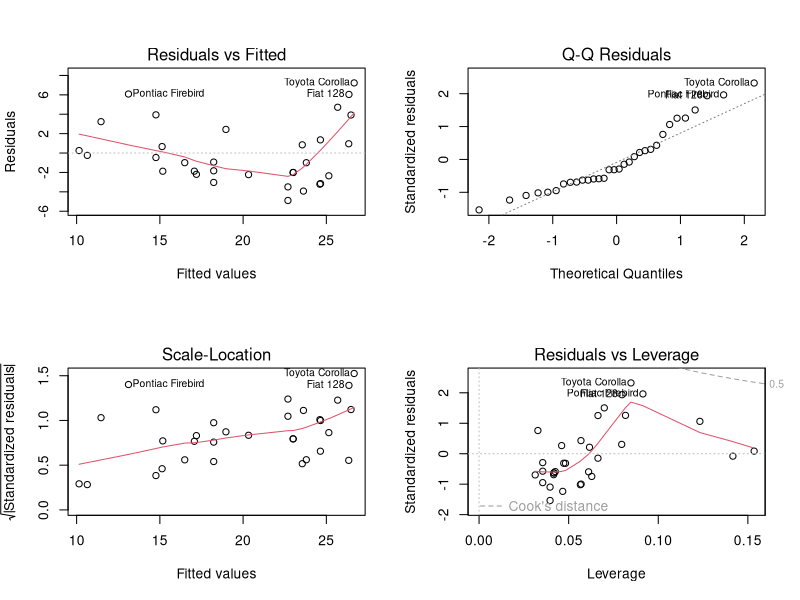
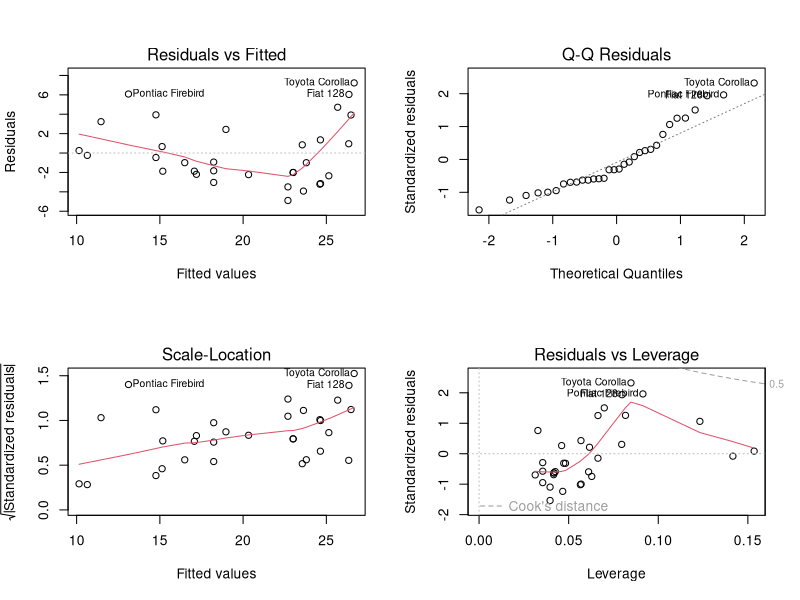
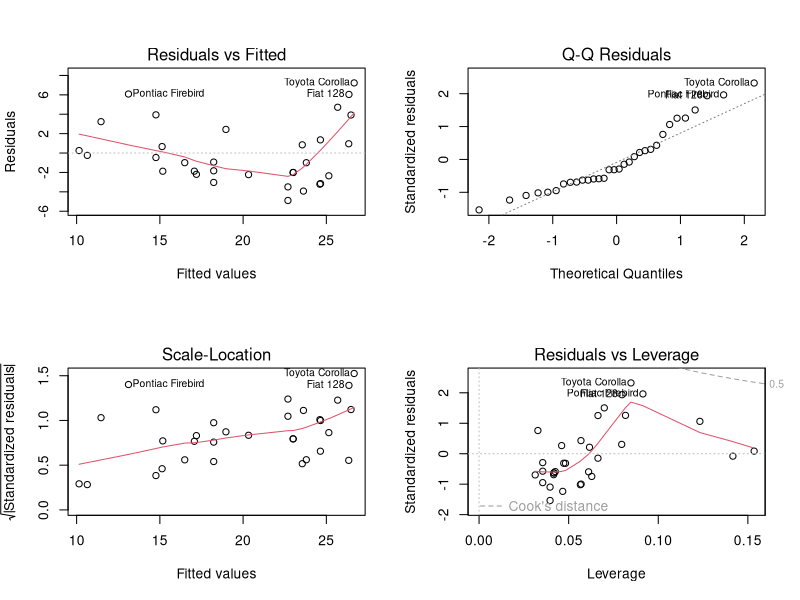
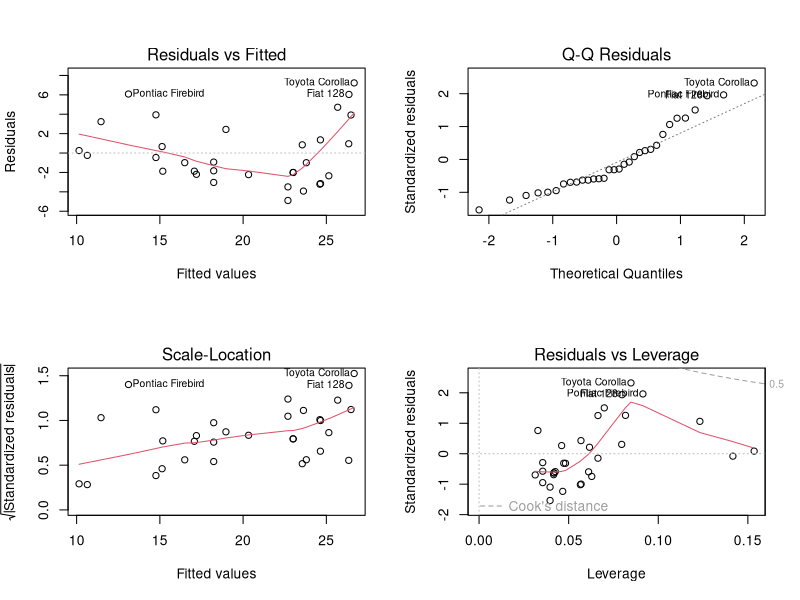
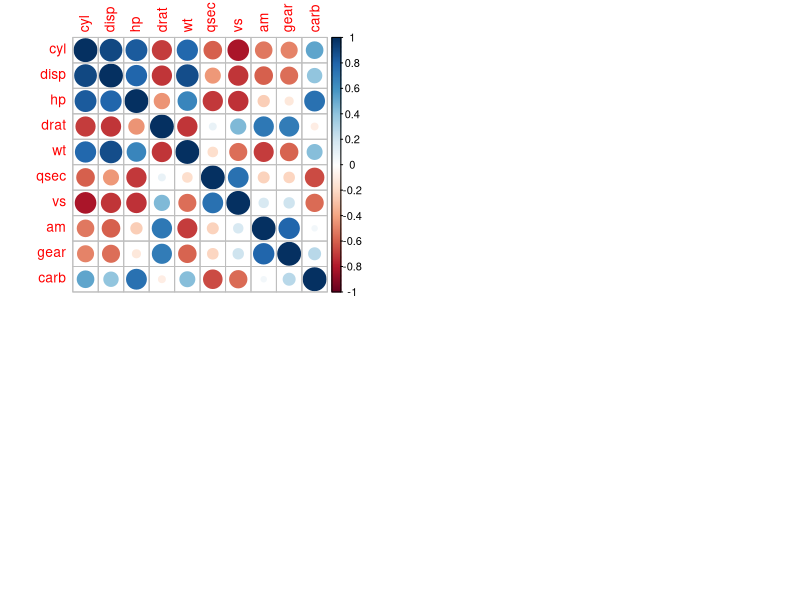

These figures' R source, in order:
## ---- chunk 1
par(mfrow=c(2,2))  # set 2 rows and 2 column plot layout
mod_1 <- lm(mpg ~ disp, data=mtcars)  # linear model
plot(mod_1)
## ---- chunk 2
par(mfrow=c(2,2))  # set 2 rows and 2 column plot layout
mod_1 <- lm(mpg ~ disp, data=mtcars)  # linear model
plot(mod_1)
## ---- chunk 3
par(mfrow=c(2,2))  # set 2 rows and 2 column plot layout
mod_1 <- lm(mpg ~ disp, data=mtcars)  # linear model
plot(mod_1)
## ---- chunk 4
par(mfrow=c(2,2))  # set 2 rows and 2 column plot layout
mod_1 <- lm(mpg ~ disp, data=mtcars)  # linear model
plot(mod_1)
## ---- chunk 5
#Correlated pairs: (disp, cyl, hp, wt),
#gear, am
# hp, carb
library(corrplot)
corrplot(cor(mtcars[, -1]))
